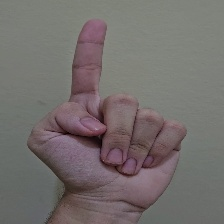
#> input picture rawdata/old/dataset/valid/one_finger/1.jpg, 224 x 224 px; its folder holds only this picture in this run
$ python rotate.py
#> lines starting #> are read from the running program, lines starting #| are printed output that depends on the picture
import cv2
import os

folder = r"C:\Users\USER\Desktop\CNNmodel\rawdata\dataset\valid\one_finger"
angle = cv2.ROTATE_90_COUNTERCLOCKWISE  # ← choose angle here

for root, dirs, files in os.walk(folder):
    for file in files:
        if not file.lower().endswith((".jpg", ".png", ".jpeg")):
            continue

        img_path = os.path.join(root, file)
        img = cv2.imread(img_path)
#> img is the input picture: shape (224, 224, 3); mean B, G, R 108.4, 110.1, 115.9

        if img is None:
            continue

        rotated = cv2.rotate(img, angle)
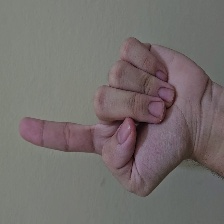
#> rotated: shape (224, 224, 3); mean B, G, R 108.4, 110.1, 115.9
        cv2.imwrite(img_path, rotated)

print("✔ All images rotated!")

$ run again, on rawdata/old/dataset/valid/one_finger/22.jpg
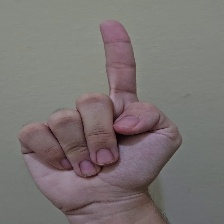
#> input picture rawdata/old/dataset/valid/one_finger/22.jpg, 224 x 224 px
#> img is the input picture: shape (224, 224, 3); mean B, G, R 114.2, 115.4, 121.8
#> `rotated = cv2.rotate(img, angle)`:
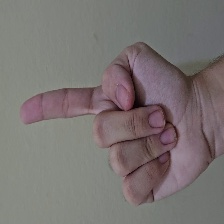
#> rotated: shape (224, 224, 3); mean B, G, R 114.2, 115.4, 121.8

$ run again, on rawdata/old/dataset/valid/one_finger/24.jpg
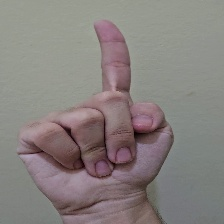
#> input picture rawdata/old/dataset/valid/one_finger/24.jpg, 224 x 224 px
#> img is the input picture: shape (224, 224, 3); mean B, G, R 126.3, 128.9, 135.5
#> `rotated = cv2.rotate(img, angle)`:
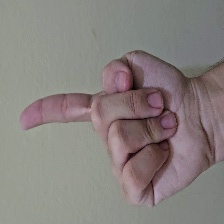
#> rotated: shape (224, 224, 3); mean B, G, R 126.3, 128.9, 135.5

$ run again, on rawdata/old/dataset/valid/one_finger/11.jpg
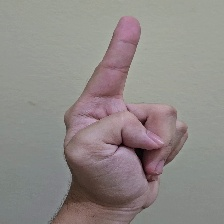
#> input picture rawdata/old/dataset/valid/one_finger/11.jpg, 224 x 224 px
#> img is the input picture: shape (224, 224, 3); mean B, G, R 134.7, 137.4, 143.3
#> `rotated = cv2.rotate(img, angle)`:
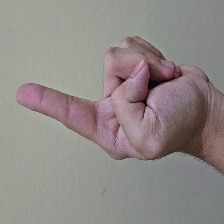
#> rotated: shape (224, 224, 3); mean B, G, R 134.7, 137.4, 143.3
